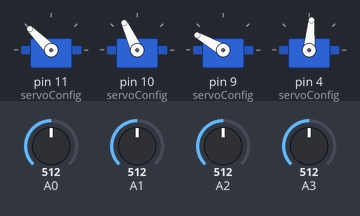
Simulated run of this sketch. Board: Arduino Uno, built with avr-gcc and run on an emulated ATmega328P. Parts: 4 × servo. Inputs (shaded band) come from the test bench; at power-on: A0 = 512, A1 = 512, A2 = 512, A3 = 512.

Above: at 1.2 s.
1.3 s: A0 set to 559
2.8 s: A0 set to 581
At 4.7 s:
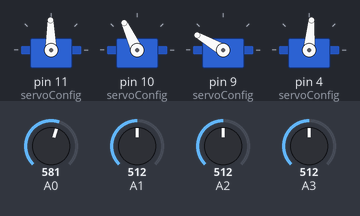
5.1 s: A1 set to 716
At 5.6 s:
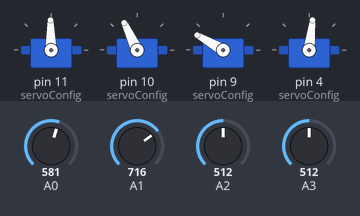
8.1 s: A2 set to 716
At 9.1 s:
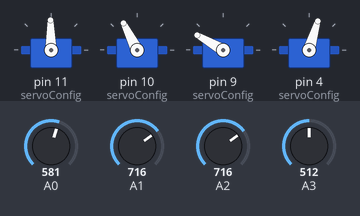
11.1 s: A3 set to 992
At 13.5 s:
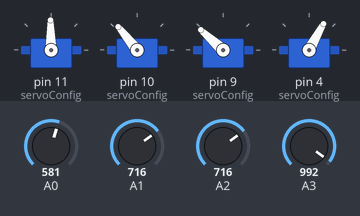
14.1 s: A2 set to 992
Timing chart, 0 to 20.9 s (numbered marks = the images above; inputs shaded):
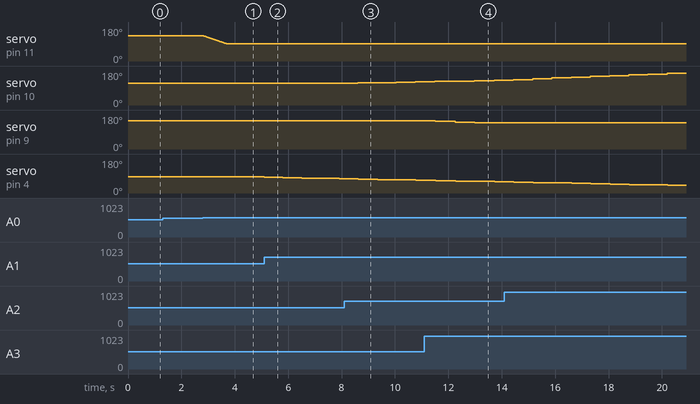

The sketch:

cylindrical-4axis-parallel-basic.ino
```cpp
#include <Servo.h>
Servo servo[4];
int inputSignal[4];
int outputAngle[4];
const int servoConfig[4][5] = {
  //outputPin, initAngle, minAngle, maxAngle, inputPin
  { 11, 135,  90, 180, 0}, //左
  { 10, 115,  50, 180, 2}, //右
  {  9, 150, 135, 165, 3}, //前
  {  4,  85,   0, 180, 1}, //下  http://playground.arduino.cc/Main/ArduinoPinCurrentLimitations
};
void measureRangeOfServo(int i) {
  int value = 0;
  while (Serial.available())
  {
    value *= 10;
    value += Serial.read() - '0';
  }
  if (value != 0)
    servo[i].write(value);
  delay(100);
}
void joystickInput() {
  for (int i = 0; i < 4; i++)
    inputSignal[i] = map(analogRead(servoConfig[i][4]), 0, 1023, -4, 5);
}
void servoOutput() {
  for (int i = 0; i < 4; i++) {
    if (i == 1)
      inputSignal[i] *= -1;                                         //修正右servo轉向
    if (inputSignal[i])
      if (outputAngle[i] - inputSignal[i] > servoConfig[i][2])
        if (outputAngle[i] - inputSignal[i] < servoConfig[i][3]) {  //預檢有無超出範圍
          outputAngle[i] -= inputSignal[i];                         //配合左下servo轉向
          servo[i].write(outputAngle[i]);                           //4or5段速
          if (i == 3)
            delay(700);                                             //下servo快轉會當機
          else
            delay(20);
        }
  }
}
void setup() {
  for (int i = 0; i < 4; i++) {
    servo[i].attach(servoConfig[i][0]);
    servo[i].write(servoConfig[i][1]);
    outputAngle[i] = servoConfig[i][1];
  }
  Serial.begin(9600);
}
void loop() {
  //while (1) measureRangeOfServo(2);
  joystickInput();
  servoOutput();
}
```

Measured:
- the behaviour switches between 568 and 569 on A0 (found by bisection; images 0 and 1)
- after the input at 1.3 s, every drawn part: stays the same
- after the input at 2.8 s, servo on pin 11 (servoConfig): moves from 135° to 91° over 0.89 s, starting at once
- after the input at 5.1 s, servo on pin 4 (servoConfig): moves from 85° to 75° over 2.8 s, starting at once
- after the input at 8.1 s, servo on pin 10 (servoConfig): 115° → 117° after 0.50 s, → 119° 0.72 s later, → 121° 0.72 s later, → 123° 0.72 s later
- after the input at 11.1 s, servo on pin 9 (servoConfig): 150° → 146° after 0.41 s, → 142° 0.74 s later, → 138° 0.74 s later
